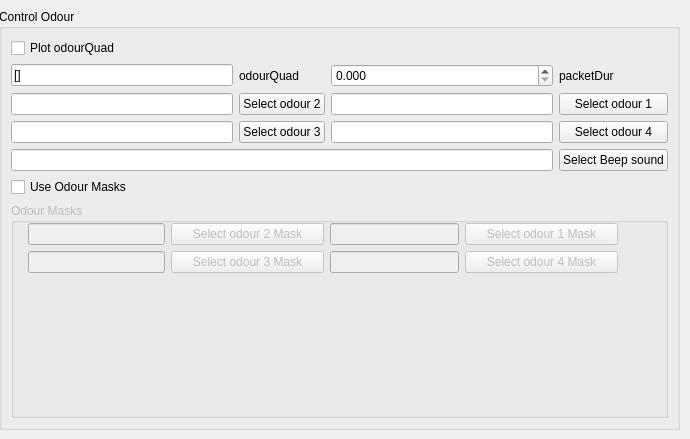
              <widget class="QWidget" name="tabWidgetPage1">
               <attribute name="title">
                <string>Odour</string>
               </attribute>
               <widget class="QGroupBox" name="groupBox_3">
                <property name="enabled">
                 <bool>true</bool>
                </property>
                <property name="geometry">
                 <rect>
                  <x>-1</x>
                  <y>9</y>
                  <width>681</width>
                  <height>421</height>
                 </rect>
                </property>
                <property name="title">
                 <string>Control Odour</string>
                </property>
                <layout class="QGridLayout" name="gridLayout_5">
                 <item row="2" column="2">
                  <widget class="QLineEdit" name="odour1"/>
                 </item>
                 <item row="3" column="2">
                  <widget class="QLineEdit" name="odour4"/>
                 </item>
                 <item row="2" column="3">
                  <widget class="QPushButton" name="odourBtn1">
                   <property name="text">
                    <string>Select odour 1</string>
                   </property>
                  </widget>
                 </item>
                 <item row="2" column="0">
                  <widget class="QLineEdit" name="odour2"/>
                 </item>
                 <item row="6" column="0" colspan="4">
                  <widget class="QGroupBox" name="groupBox_6">
                   <property name="enabled">
                    <bool>false</bool>
                   </property>
                   <property name="title">
                    <string>Odour Masks</string>
                   </property>
                   <widget class="QLineEdit" name="odour3Mask">
                    <property name="geometry">
                     <rect>
                      <x>17</x>
                      <y>48</y>
                      <width>137</width>
                      <height>22</height>
                     </rect>
                    </property>
                   </widget>
                   <widget class="QPushButton" name="odour3MaskBtn">
                    <property name="geometry">
                     <rect>
                      <x>160</x>
                      <y>48</y>
                      <width>153</width>
                      <height>22</height>
                     </rect>
                    </property>
                    <property name="text">
                     <string>Select odour 3 Mask</string>
                    </property>
                   </widget>
                   <widget class="QLineEdit" name="odour4Mask">
                    <property name="geometry">
                     <rect>
                      <x>319</x>
                      <y>48</y>
                      <width>129</width>
                      <height>22</height>
                     </rect>
                    </property>
                   </widget>
                   <widget class="QLineEdit" name="odour2Mask">
                    <property name="geometry">
                     <rect>
                      <x>17</x>
                      <y>20</y>
                      <width>137</width>
                      <height>22</height>
                     </rect>
                    </property>
                   </widget>
                   <widget class="QLineEdit" name="odour1Mask">
                    <property name="geometry">
                     <rect>
                      <x>319</x>
                      <y>20</y>
                      <width>129</width>
                      <height>22</height>
                     </rect>
                    </property>
                   </widget>
                   <widget class="QPushButton" name="odour1MaskBtn">
                    <property name="geometry">
                     <rect>
                      <x>454</x>
                      <y>20</y>
                      <width>153</width>
                      <height>22</height>
                     </rect>
                    </property>
                    <property name="text">
                     <string>Select odour 1 Mask</string>
                    </property>
                   </widget>
                   <widget class="QPushButton" name="odour4MaskBtn">
                    <property name="geometry">
                     <rect>
                      <x>454</x>
                      <y>48</y>
                      <width>153</width>
                      <height>22</height>
                     </rect>
                    </property>
                    <property name="text">
                     <string>Select odour 4 Mask</string>
                    </property>
                   </widget>
                   <widget class="QPushButton" name="odour2MaskBtn">
                    <property name="geometry">
                     <rect>
                      <x>160</x>
                      <y>20</y>
                      <width>153</width>
                      <height>22</height>
                     </rect>
                    </property>
                    <property name="text">
                     <string>Select odour 2 Mask</string>
                    </property>
                   </widget>
                  </widget>
                 </item>
                 <item row="2" column="1">
                  <widget class="QPushButton" name="odourBtn2">
                   <property name="text">
                    <string>Select odour 2</string>
                   </property>
                  </widget>
                 </item>
                 <item row="0" column="0">
                  <widget class="QCheckBox" name="plotOdourQuad">
                   <property name="text">
                    <string>Plot odourQuad</string>
                   </property>
                  </widget>
                 </item>
                 <item row="1" column="2">
                  <widget class="QDoubleSpinBox" name="packetDur">
                   <property name="accelerated">
                    <bool>true</bool>
                   </property>
                   <property name="decimals">
                    <number>3</number>
                   </property>
                   <property name="maximum">
                    <double>10.000000000000000</double>
                   </property>
                   <property name="singleStep">
                    <double>0.010000000000000</double>
                   </property>
                  </widget>
                 </item>
                 <item row="1" column="1">
                  <widget class="QLabel" name="label_9">
                   <property name="text">
                    <string>odourQuad</string>
                   </property>
                  </widget>
                 </item>
                 <item row="3" column="3">
                  <widget class="QPushButton" name="odourBtn4">
                   <property name="text">
                    <string>Select odour 4</string>
                   </property>
                  </widget>
                 </item>
                 <item row="3" column="1">
                  <widget class="QPushButton" name="odourBtn3">
                   <property name="text">
                    <string>Select odour 3</string>
                   </property>
                  </widget>
                 </item>
                 <item row="3" column="0">
                  <widget class="QLineEdit" name="odour3"/>
                 </item>
                 <item row="1" column="0">
                  <widget class="QLineEdit" name="odourQuad">
                   <property name="toolTip">
                    <string>&lt;html&gt;&lt;head/&gt;&lt;body&gt;&lt;p&gt;Add &lt;span style=&quot; font-weight:600;&quot;&gt;4 &lt;/span&gt;items&lt;/p&gt;&lt;p&gt;[0, 0, 0, 0]&lt;/p&gt;&lt;/body&gt;&lt;/html&gt;</string>
                   </property>
                   <property name="text">
                    <string>[]</string>
                   </property>
                  </widget>
                 </item>
                 <item row="1" column="3">
                  <widget class="QLabel" name="label_11">
                   <property name="text">
                    <string>packetDur</string>
                   </property>
                  </widget>
                 </item>
                 <item row="5" column="0">
                  <widget class="QCheckBox" name="useOdourMask">
                   <property name="enabled">
                    <bool>true</bool>
                   </property>
                   <property name="text">
                    <string>Use Odour Masks</string>
                   </property>
                  </widget>
                 </item>
                 <item row="4" column="3">
                  <widget class="QPushButton" name="beepPathBtn">
                   <property name="text">
                    <string>Select Beep sound</string>
                   </property>
                  </widget>
                 </item>
                 <item row="4" column="0" colspan="3">
                  <widget class="QLineEdit" name="beepPath"/>
                 </item>
                </layout>
               </widget>
              </widget>
